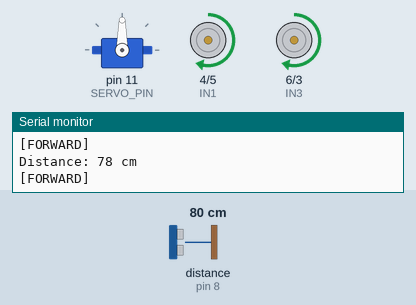
Simulated run of this sketch. Board: Arduino Uno, built with avr-gcc and run on an emulated ATmega328P. On the bench: servo, motor-driver pin pairs drawn as motors (green arrow = first pin HIGH = forward, orange = second pin HIGH = backward, longer = more drive, scaled by the enable pin), the last lines printed to the serial monitor. Wiring (inferred from the names in the program): ultrasonic range finder: trigger pin 7; echo pin 8. The test bench sets the inputs (shaded band); at power-on: distance to the obstacle (sensor on pin 8) 80 cm. The echo pulse lasts 58.3 µs per cm.

Above: at 1.7 s.
1.8 s: distance to the obstacle (sensor on pin 8) set to 23 cm
3.3 s: distance to the obstacle (sensor on pin 8) set to 19 cm
At 3.8 s:
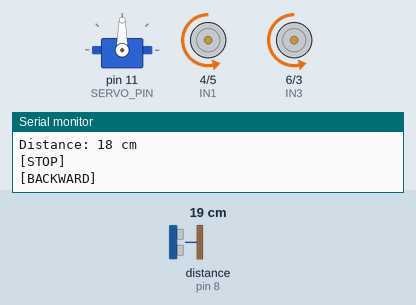
6.3 s: distance to the obstacle (sensor on pin 8) set to 2 cm
9.3 s: distance to the obstacle (sensor on pin 8) set to 60 cm
At 9.31 s:
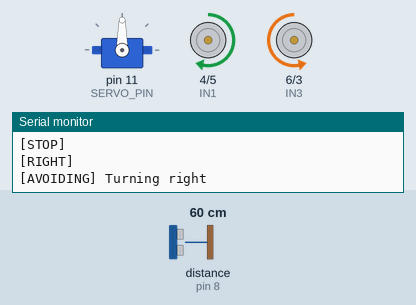
11.1 s: distance to the obstacle (sensor on pin 8) set to 4 cm
At 13.38 s:
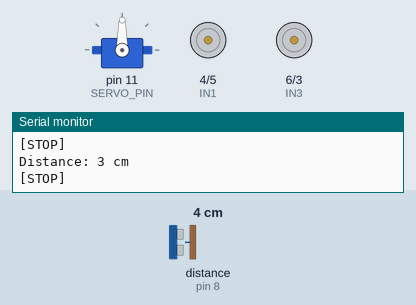
Timing chart, 0 to 15.1 s (numbered marks = the images above; inputs shaded):
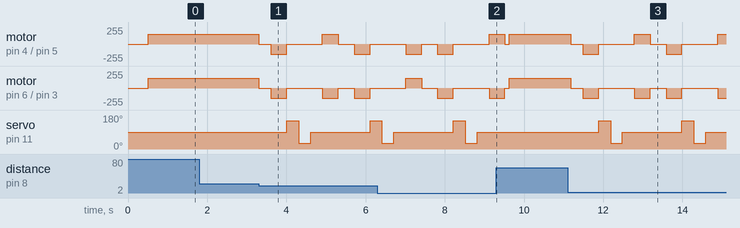

Measured:
- the behaviour switches between 22 and 21 cm on distance to the obstacle (sensor on pin 8) (found by bisection; images 0 and 1)
- after the input at 9.3 s, servo on pin 11 (SERVO_PIN): stays 90° (without the input it goes to 150° after 1.0 s)

The sketch:

sketch.ino
```cpp
#include <Servo.h>

// Ultrasonic sensor pins
const int TRIG = 7;
const int ECHO = 8;

// Motor driver pins
const int IN1 = 4;
const int IN2 = 5;
const int IN3 = 6;
const int IN4 = 3;
const int ENA = 9;
const int ENB = 10;

// Servo
const int SERVO_PIN = 11;
Servo RADAR;

const int BASE_SPEED = 150;
const int SAFE_DISTANCE = 20;  // cm

void setup() {
  Serial.begin(9600);

  pinMode(TRIG, OUTPUT);
  pinMode(ECHO, INPUT);

  pinMode(IN1, OUTPUT);
  pinMode(IN2, OUTPUT);
  pinMode(IN3, OUTPUT);
  pinMode(IN4, OUTPUT);
  pinMode(ENA, OUTPUT);
  pinMode(ENB, OUTPUT);

  RADAR.attach(SERVO_PIN);
  RADAR.write(90);  // center position
  delay(500);

  Serial.println("Obstacle Avoidance Robot Ready");
}

long getDistance() {
  digitalWrite(TRIG, LOW);
  delayMicroseconds(2);
  digitalWrite(TRIG, HIGH);
  delayMicroseconds(10);
  digitalWrite(TRIG, LOW);

  long DURATION = pulseIn(ECHO, HIGH);
  long DISTANCE = DURATION * 0.034 / 2;
  return DISTANCE;
}

void moveForward() {
  digitalWrite(IN1, HIGH); digitalWrite(IN2, LOW);
  digitalWrite(IN3, HIGH); digitalWrite(IN4, LOW);
  analogWrite(ENA, BASE_SPEED);
  analogWrite(ENB, BASE_SPEED);
  Serial.println("[FORWARD]");
}

void moveBackward() {
  digitalWrite(IN1, LOW); digitalWrite(IN2, HIGH);
  digitalWrite(IN3, LOW); digitalWrite(IN4, HIGH);
  analogWrite(ENA, BASE_SPEED);
  analogWrite(ENB, BASE_SPEED);
  Serial.println("[BACKWARD]");
}

void turnLeft() {
  digitalWrite(IN1, LOW); digitalWrite(IN2, HIGH);
  digitalWrite(IN3, HIGH); digitalWrite(IN4, LOW);
  analogWrite(ENA, BASE_SPEED);
  analogWrite(ENB, BASE_SPEED);
  Serial.println("[LEFT]");
}

void turnRight() {
  digitalWrite(IN1, HIGH); digitalWrite(IN2, LOW);
  digitalWrite(IN3, LOW); digitalWrite(IN4, HIGH);
  analogWrite(ENA, BASE_SPEED);
  analogWrite(ENB, BASE_SPEED);
  Serial.println("[RIGHT]");
}

void stopMotors() {
  digitalWrite(IN1, LOW); digitalWrite(IN2, LOW);
  digitalWrite(IN3, LOW); digitalWrite(IN4, LOW);
  Serial.println("[STOP]");
}

int scanDirection(int angle) {
  RADAR.write(angle);
  delay(300);
  return getDistance();
}

void loop() {
  long DIST = getDistance();
  Serial.print("Distance: ");
  Serial.print(DIST);
  Serial.println(" cm");

  if (DIST > SAFE_DISTANCE) {
    moveForward();
  } else {
    stopMotors();
    delay(300);
    moveBackward();
    delay(400);
    stopMotors();

    // Scan left and right to find clear path
    int LEFT_DIST  = scanDirection(150);
    int RIGHT_DIST = scanDirection(30);

    // Return servo to center
    RADAR.write(90);
    delay(300);

    if (LEFT_DIST > RIGHT_DIST) {
      turnLeft();
      Serial.println("[AVOIDING] Turning left");
    } else {
      turnRight();
      Serial.println("[AVOIDING] Turning right");
    }
    delay(400);
    stopMotors();
  }

  delay(100);
}
```
